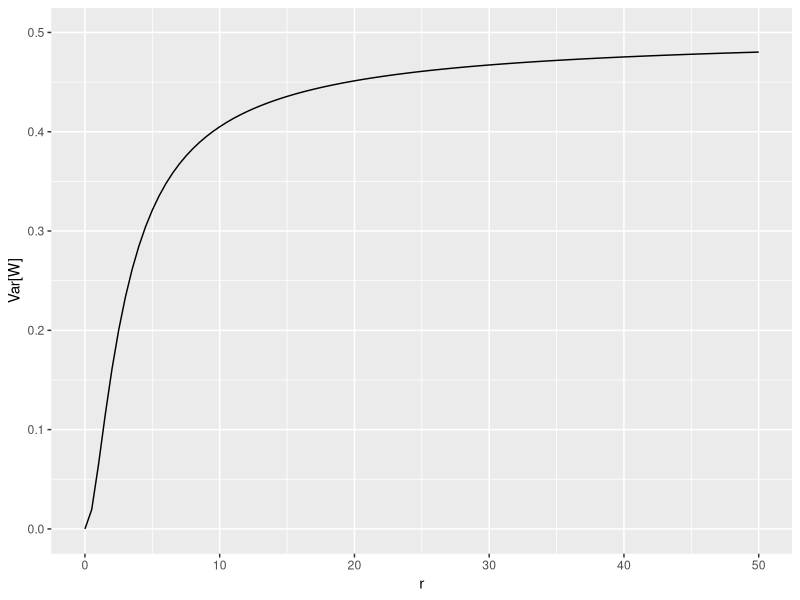
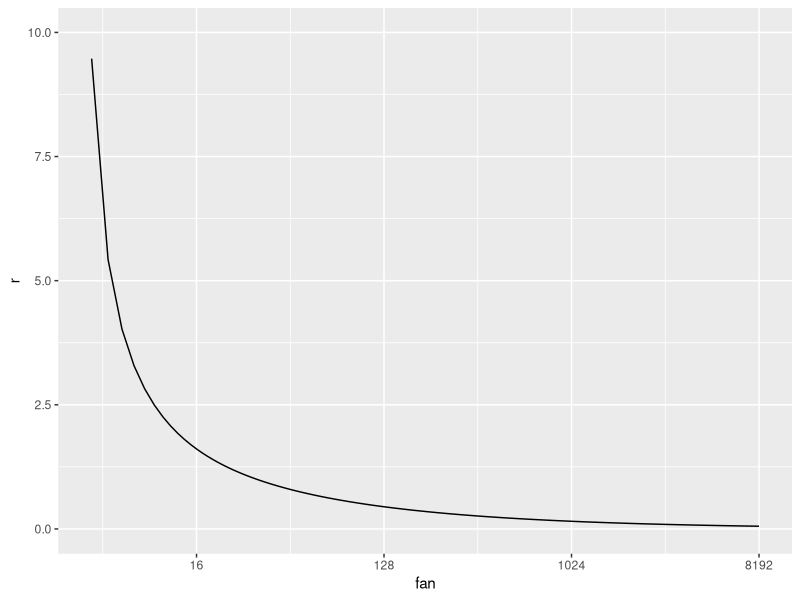
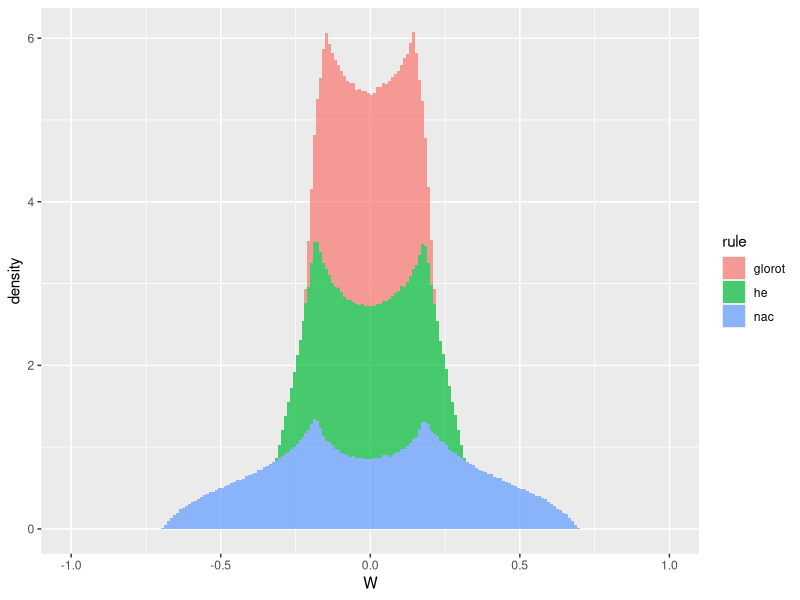

Source code (R) for these figures, in order:
## ---- chunk 1
knitr::opts_chunk$set(echo = TRUE)
library(stats)
library(ggplot2)
library(dplyr)
## ---- chunk 2
sigmoid = function (w) {
  return (1 / (1 + exp(-w)))
}

NAC.W.var = function (r) {
  return ((1 - tanh(r) / r) * (r - tanh(r / 2)) * (1 / (2*r))) 
}
## ---- chunk 3
p = ggplot(data.frame(r = c(0.001, 50)), aes(x = r)) +
      stat_function(fun = NAC.W.var) +
      ylim(c(0, 0.5)) +
      labs(y = 'Var[W]')
print(p)
## ---- chunk 4
NAC.W.r = function (fan_sum) {
  return (uniroot(function (r) NAC.W.var(r) - (2 / fan_sum), interval=c(0, 10), f.lower=-1)$root)
}
## ---- chunk 5
fan.values = c(seq(5, 2**7, 1), seq(2**7, 2**13, 8))
r.by.fan = data.frame(list(
  fan = fan.values,
  r = sapply(fan.values, NAC.W.r)
))

p = ggplot(r.by.fan, aes(x = fan, y=r)) +
    geom_line() +
    scale_x_continuous(trans='log2') +
    ylim(c(0, 10)) +
    labs(x='fan')
print(p)
## ---- chunk 6
uniform.sampler = function (r, num.samples) {
  w.hat = runif(num.samples, -r, r)
  m.hat = runif(num.samples, -r, r)
  return (tanh(w.hat) * sigmoid(m.hat))
}

nac.sampler = function (fan, num.samples) {
  return (uniform.sampler(NAC.W.r(fan), num.samples))
}

he.sampler = function (fan, num.samples) {
  return (uniform.sampler(sqrt(6 / fan), num.samples))
}

glorot.sampler = function (fan, num.samples) {
  return (uniform.sampler(sqrt(3 / fan), num.samples))
}

fan = 10
num.samples = 1000000

samples = rbind(
  data.frame(list(
    samples = he.sampler(fan*2, num.samples),
    rule = 'he'
  )),
  data.frame(list(
    samples = nac.sampler(fan*2, num.samples),
    rule = 'nac'
  )),
  data.frame(list(
    samples = glorot.sampler(fan*2, num.samples),
    rule = 'glorot'
  ))
);
## ---- chunk 7
samples %>%
  group_by(rule) %>%
  summarize(mean=fan * mean(samples), variance=fan * var(samples))
## ---- chunk 8
p = ggplot(data=samples, aes(x=samples, fill=rule)) +
  geom_histogram(aes(y=..density..), breaks=seq(-1, 1, by=0.01), alpha=0.7) +
  labs(x = 'W')
print(p)
